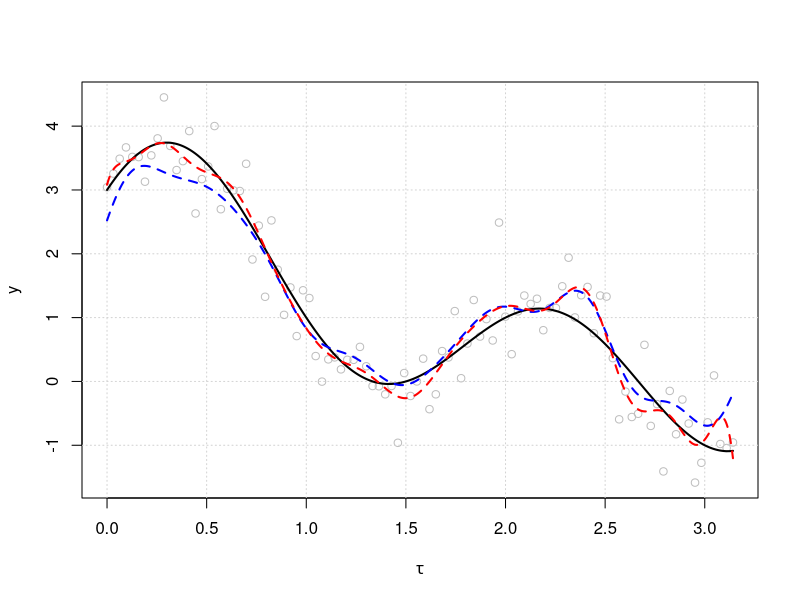

This chart was generated by the following R code:
### Solution to Exercise 2

# Set the number n
nn <- 100
# Generate the points
tau <- seq(0,pi,length.out=nn)
# Begin by generating a column of 1s
XX <- cbind(rep(1,nn))
# Set K
KK <- 10
# Make a for loop to bind columns with cos and sin values of increasing frequency
for (kk in 1:KK) {
  XX <- cbind(XX,sin(pi/2*tau*kk),cos(pi/2*tau*kk))
}
# Make theta vector
theta <- matrix(c(rep(1,5),rep(0,2*KK-4)),2*KK+1,1)
# Set a random seed
set.seed(200)
# Generate the y values
yy <- XX%*%theta + rnorm(nn,0,sqrt(1/4))

# Compute the ordinary least squares estimate
theta_ols <- solve(t(XX)%*%XX)%*%t(XX)%*%yy
# Inspect the obtained estimates
theta_ols

# Get dimension of theta
DD <- length(theta)
# Make I_bar matrix
I_bar <- diag(c(0,rep(1,DD-1)))
# Set value of lambda
lambda <- 10
# Compute the ridge regression estimator
theta_ridge <- solve(t(XX)%*%XX+lambda*I_bar)%*%t(XX)%*%yy

# Plot the data points
plot(tau,yy,col='grey',
     xlab=expression(tau),ylab='y')
# Plot a grid in the background
grid()
# Make a dummy tau sequence for your plotting device
dum <- seq(0,pi,length.out = 1000)
# Initialize a vector of alpha (theta[1]) to store the true model values
y_true <- rep(theta[1],1000)
# Add the sin and cos values to your model
for (kk in 1:10) {
  y_true <- y_true + theta[2*kk]*sin(pi/2*dum*kk) + theta[2*kk+1]*cos(pi/2*dum*kk)
}
# Plot the true curve on top of your points, in black
lines(dum,y_true,col='black',lwd=2)
# Initialize a vector of alpha* (theta_ridge[1]) to store the ridge model values
y_ridge <- rep(theta_ridge[1],1000)
# Add the sin and cos values to your model
for (kk in 1:10) {
  y_ridge <- y_ridge + theta_ridge[2*kk]*sin(pi/2*dum*kk) + theta_ridge[2*kk+1]*cos(pi/2*dum*kk)
}
# Plot the fitted curve on top of your points, in blue
lines(dum,y_ridge,col='blue',lwd=2,lty=2)

# Initialize a vector of alpha* (theta_ols[1]) to store the ols model values
y_ols <- rep(theta_ols[1],1000)
# Add the sin and cos values to your model
for (kk in 1:10) {
  y_ols <- y_ols + theta_ols[2*kk]*sin(pi/2*dum*kk) + theta_ols[2*kk+1]*cos(pi/2*dum*kk)
}
# Plot the fitted curve on top of your points, in red
lines(dum,y_ols,col='red',lwd=2,lty=2)